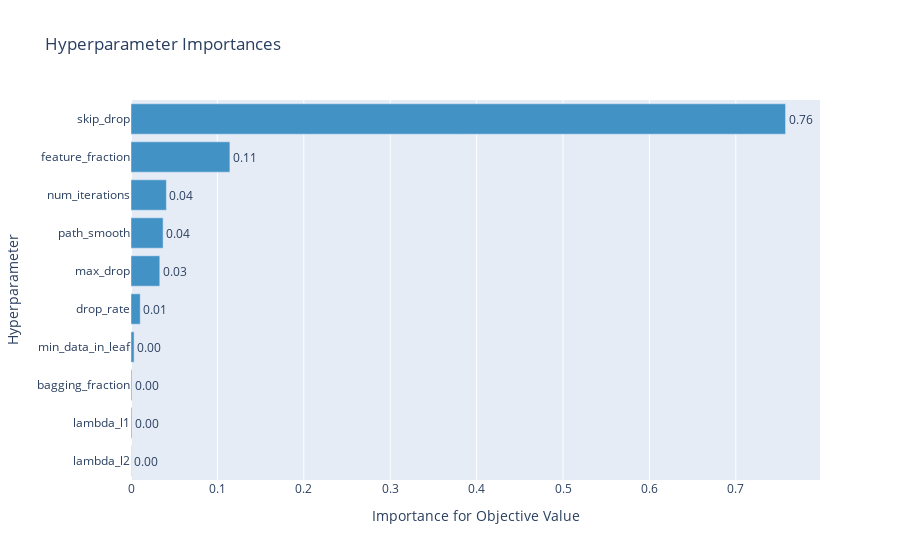

This figure's notebook cell:
### Code cell
plot_param_importances(study)

### Figure 1 — Plotly figure (JSON) as saved in the notebook; plotly's stock layout.template omitted (floating-point values rounded to 4 significant figures)
{"data": [{"cliponaxis": false, "hovertemplate": ["lambda_l2 (LogUniformDistribution): 0.0003289766338844118<extra></extra>", "lambda_l1 (LogUniformDistribution): 0.0009759162202709759<extra></extra>", "bagging_fraction (DiscreteUniformDistribution): 0.0009831679983730445<extra></extra>", "min_data_in_leaf (IntUniformDistribution): 0.0035700770173917357<extra></extra>", "drop_rate (DiscreteUniformDistribution): 0.010695966799870912<extra></extra>", "max_drop (IntUniformDistribution): 0.03331309695294688<extra></extra>", "path_smooth (UniformDistribution): 0.037150729991357746<extra></extra>", "num_iterations (IntUniformDistribution): 0.04095331515101523<extra></extra>", "feature_fraction (DiscreteUniformDistribution): 0.11446879803766032<extra></extra>", "skip_drop (DiscreteUniformDistribution): 0.7575599551972287<extra></extra>"], "marker": {"color": "rgb(66,146,198)"}, "orientation": "h", "text": ["0.0003289766338844118", "0.0009759162202709759", "0.0009831679983730445", "0.0035700770173917357", "0.010695966799870912", "0.03331309695294688", "0.037150729991357746", "0.04095331515101523", "0.11446879803766032", "0.7575599551972287"], "textposition": "outside", "texttemplate": "%{text:.2f}", "type": "bar", "x": [0.000329, 0.0009759, 0.0009832, 0.00357, 0.0107, 0.03331, 0.03715, 0.04095, 0.1145, 0.7576], "y": ["lambda_l2", "lambda_l1", "bagging_fraction", "min_data_in_leaf", "drop_rate", "max_drop", "path_smooth", "num_iterations", "feature_fraction", "skip_drop"]}], "layout": {"autosize": true, "showlegend": false, "title": {"text": "Hyperparameter Importances"}, "xaxis": {"autorange": true, "range": [0, 0.7974], "title": {"text": "Importance for Objective Value"}, "type": "linear"}, "yaxis": {"autorange": true, "range": [-0.5, 9.5], "title": {"text": "Hyperparameter"}, "type": "category"}}}
